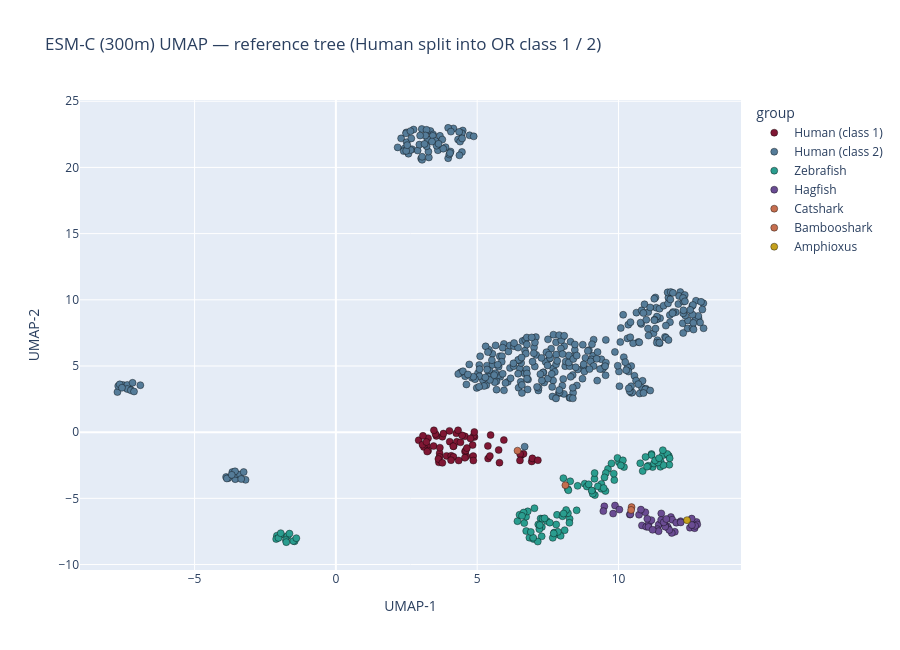

The notebook cell saved with this chart:
### Markdown cell above
### interactive (plotly)

### Code cell
import plotly.express as px

fig = px.scatter(
    plot_df, x="UMAP-1", y="UMAP-2", color="group",
    category_orders={"group": group_order}, color_discrete_map=GROUP_COLORS,
    hover_name="uniprot",
    hover_data={"species": True, "group": True, "L": True,
                "UMAP-1": ":.2f", "UMAP-2": ":.2f"},
    title="ESM-C (300m) UMAP — reference tree (Human split into OR class 1 / 2)",
    width=900, height=650,
)
fig.update_traces(marker=dict(size=7, line=dict(width=0.4, color="black")))
fig.update_layout(legend_title_text="group")
html_path = FIG_DIR / "reftree_esmc300m_umap_byclass.html"
fig.write_html(str(html_path)); print("saved:", html_path)
fig.show()

### Figure 1 — Plotly figure (JSON) as saved in the notebook; plotly's stock layout.template omitted (floating-point values rounded to 4 significant figures; data arrays with more than 128 entries replaced by an {"elided": "..."} marker saying what was removed)
{"data": [{"customdata": {"elided": "62x3 mixed values"}, "hovertemplate": "<b>%{hovertext}</b><br><br>group=%{customdata[1]}<br>UMAP-1=%{x:.2f}<br>UMAP-2=%{y:.2f}<br>species=%{customdata[0]}<br>L=%{customdata[2]}<extra></extra>", "hovertext": ["A0A3B3IT45", "A6NGY5", "A6NMU1", "P0C646", "P0C7T3", "Q6IF63", "Q6IFG1", "Q8NGF0", "Q8NGF1", "Q8NGF3", "Q8NGH5", "Q8NGH6", "Q8NGH7", "Q8NGH8", "Q8NGH9", "Q8NGI0", "Q8NGI1", "Q8NGI2", "Q8NGI3", "Q8NGJ2", "Q8NGJ3", "Q8NGJ4", "Q8NGJ5", "Q8NGJ6", "Q8NGJ7", "Q8NGJ8", "Q8NGJ9", "Q8NGK0", "Q8NGK1", "Q8NGK2", "Q8NGK3", "Q8NGK4", "Q8NGK5", "Q8NGK6", "Q8NH53", "Q8NH54", "Q8NH55", "Q8NH56", "Q8NH57", "Q8NH59", "Q8NH60", "Q8NH61", "Q8NH63", "Q8NH64", "Q8NH67", "Q8NH76", "Q8TCB6", "Q96RD2", "Q96RD3", "Q9H255", "Q9H2C5", "Q9H2C8", "Q9H339", "Q9H340", "Q9H341", "Q9H342", "Q9H343", "Q9H344", "Q9H346", "Q9UKL2", "Q9Y5P0", "Q9Y5P1"], "legendgroup": "Human (class 1)", "marker": {"color": "#7f1734", "line": {"color": "black", "width": 0.4}, "size": 7, "symbol": "circle"}, "mode": "markers", "name": "Human (class 1)", "orientation": "v", "showlegend": true, "type": "scatter", "x": [3.917, 4.62, 5.788, 3.26, 6.928, 5.474, 3.766, 4.028, 4.263, 4.838, 6.556, 4.903, 4.877, 6.952, 3.555, 3.224, 7.147, 3.112, 6.64, 2.929, 3.525, 3.468, 4.164, 3.671, 4.081, 5.943, 5.386, 4.277, 4.569, 3.457, 4.566, 4.465, 4.762, 5.377, 3.063, 6.518, 3.202, 3.679, 4.898, 4.595, 3.805, 4.158, 4.858, 3.666, 5.759, 6.513, 4.409, 4.018, 3.08, 4.154, 3.264, 3.644, 4.073, 4.565, 4.345, 5.449, 3.626, 4.635, 4.324, 3.23, 4.864, 3.768], "xaxis": "x", "y": [-1.795, -1.826, -2.304, -0.4544, -2.215, -0.2187, -0.346, -0.7175, -0.09015, -0.9741, -1.746, -0.3596, -0.2702, -1.977, -0.2811, -1.045, -2.121, -1.118, -1.638, -0.6093, -0.1431, 0.1401, -1.059, -1.589, -1.784, -0.5955, -1.993, -0.7339, -1.465, -1.052, -0.3153, -0.24, -0.4748, -1.038, -0.9429, -1.653, -0.7412, -1.172, 0.01289, -1.387, -0.1056, -1.866, -1.806, -1.875, -1.348, -2.133, -0.768, 0.09664, -0.275, -1.065, -1.397, -2.282, -2.121, -1.938, -2.141, -1.806, -2.024, -1.197, 0.1407, -1.466, -2.145, -2.32], "yaxis": "y"}, {"customdata": {"elided": "371x3 mixed values"}, "hovertemplate": "<b>%{hovertext}</b><br><br>group=%{customdata[1]}<br>UMAP-1=%{x:.2f}<br>UMAP-2=%{y:.2f}<br>species=%{customdata[0]}<br>L=%{customdata[2]}<extra></extra>", "hovertext": {"elided": "371 str values"}, "legendgroup": "Human (class 2)", "marker": {"color": "#557c99", "line": {"color": "black", "width": 0.4}, "size": 7, "symbol": "circle"}, "mode": "markers", "name": "Human (class 2)", "orientation": "v", "showlegend": true, "type": "scatter", "x": {"elided": "371 float values"}, "xaxis": "x", "y": {"elided": "371 float values"}, "yaxis": "y"}, {"customdata": {"elided": "103x3 mixed values"}, "hovertemplate": "<b>%{hovertext}</b><br><br>group=%{customdata[1]}<br>UMAP-1=%{x:.2f}<br>UMAP-2=%{y:.2f}<br>species=%{customdata[0]}<br>L=%{customdata[2]}<extra></extra>", "hovertext": ["A0A0R4IUN5", "A0A172MB69", "A0A1L1QZE2", "A0A1L1QZE3", "A0A8M2B4K9", "A0A8M2BH28", "A0A8M3AH26", "A0A8M6Z3Q9", "A0A8M9P7L0", "A0A8M9PFD9", "A0A8M9PS96", "A0A8M9PYC3", "E7FBP1", "E9QD99", "E9QFE0", "F1Q7C9", "I3ISJ9", "O42165", "O42169", "O42170", "O42171", "O42605", "Q08CP1", "Q2PR99", "Q2PRA0", "Q2PRA1", "Q2PRA2", "Q2PRA3", "Q2PRA4", "Q2PRA5", "Q2PRA6", "Q2PRA7", "Q2PRA8", "Q2PRA9", "Q2PRB3", "Q2PRB4", "Q2PRB5", "Q2PRB9", "Q2PRC0", "Q2PRC1", "Q2PRD5", "Q2PRD7", "Q2PRD8", "Q2PRD9", "Q2PRE0", "Q2PRE1", "Q2PRE2", "Q2PRE3", "Q2PRE4", "Q2PRE5", "Q2PRF0", "Q2PRF3", "Q2PRF4", "Q2PRF5", "Q2PRF6", "Q2PRF7", "Q2PRF8", "Q2PRF9", "Q2PRG0", "Q2PRG1", "Q2PRG2", "Q2PRG3", "Q2PRG4", "Q2PRG5", "Q2PRG6", "Q2PRH7", "Q2PRH8", "Q2PRI0", "Q2PRI1", "Q2PRI3", "Q2PRJ4", "Q2PRJ9", "Q2PRK0", "Q2PRK1", "Q2PRK3", "Q2PRK4", "Q2PRK5", "Q2PRK6", "Q2PRK8", "Q2PRK9", "Q2PRL0", "Q2PRL1", "Q2PRL2", "Q2PRL3", "Q2PRL4", "Q2PRL5", "Q2PRL6", "Q2PRL7", "Q2PRL8", "Q2PRL9", "Q2PRM1", "Q2PRM3", "Q2PRM4", "Q2PRM5", "Q32PQ4", "Q90426", "Q90428", "Q9DFC7", "Q9I8Y8", "Q9I8Z0", "Q9I8Z5", "Q9PRJ2", "Q9PSU4"], "legendgroup": "Zebrafish", "marker": {"color": "#2A9D8F", "line": {"color": "black", "width": 0.4}, "size": 7, "symbol": "circle"}, "mode": "markers", "name": "Zebrafish", "orientation": "v", "showlegend": true, "type": "scatter", "x": [7.243, 8.554, -1.944, 7.824, 11.17, 11.5, 6.846, 8.271, 8.206, 11.21, 10.86, 11.48, -2.087, -2.113, -1.713, 8.05, 8.211, 9.627, 11.17, 11.78, 11.57, 11.73, 6.665, 8.263, 7.854, 7.953, 7.725, 8.094, 7.673, 7.854, 7.708, 8.019, 8.146, 8.056, 9.551, 9.503, 9.149, 9.154, 10.02, 10.19, 6.424, 6.73, 6.498, 6.787, 7.026, 6.641, 6.586, 8.804, 8.226, 8.291, 6.733, 7.282, 6.987, 7.143, 7.31, 7.465, 7.796, 7.569, 7.288, 7.382, 7.199, 7.16, 7.214, 6.981, 6.897, -1.462, -1.508, -1.769, -2.032, -1.4, 11.8, 11.59, 11.05, 11.26, 11.39, 11.3, 11.43, 9.395, 9.394, 9.539, 9.069, 9.164, 9.087, 8.879, 9.27, 9.473, 8.947, 9.964, 9.75, 10.16, 8.519, 11.01, 10.77, 9.054, 11.81, -1.952, -1.642, -1.755, 9.851, 10.96, 9.831, 10.08, 11.57], "xaxis": "x", "y": [-6.526, -4.057, -7.741, -6.246, -1.651, -2.228, -7.97, -6.543, -4.299, -2.636, -2.939, -2.616, -7.822, -8.074, -7.84, -3.476, -6.126, -2.775, -1.731, -1.789, -1.738, -1.649, -6.871, -6.849, -7.708, -7.832, -7.583, -7.406, -7.982, -7.53, -7.648, -6.348, -5.883, -6.15, -3.094, -3.416, -3.522, -3.091, -2.281, -2.636, -6.724, -6.381, -6.242, -5.984, -5.746, -6.073, -6.323, -3.893, -4.387, -3.71, -7.468, -7.871, -8.071, -8.264, -6.552, -6.714, -6.979, -6.836, -7.164, -6.507, -7.327, -6.972, -7.018, -7.97, -7.542, -8.246, -8.223, -8.157, -7.99, -8.008, -2.465, -2.496, -2.54, -2.37, -2.287, -2.136, -1.966, -3.915, -4.284, -4.447, -4.45, -4.756, -4.651, -4.104, -4.095, -4.224, -3.94, -1.944, -2.362, -2.128, -5.905, -2.608, -2.349, -4.412, -1.974, -7.632, -7.664, -8.308, -3.619, -1.871, -3.134, -2.515, -1.364], "yaxis": "y"}, {"customdata": {"elided": "43x3 mixed values"}, "hovertemplate": "<b>%{hovertext}</b><br><br>group=%{customdata[1]}<br>UMAP-1=%{x:.2f}<br>UMAP-2=%{y:.2f}<br>species=%{customdata[0]}<br>L=%{customdata[2]}<extra></extra>", "hovertext": ["A0A8C4N3S4", "A0A8C4N4A5", "A0A8C4N574", "A0A8C4N581", "A0A8C4N876", "A0A8C4N9C6", "A0A8C4N9J9", "A0A8C4NAE1", "A0A8C4NE06", "A0A8C4NG95", "A0A8C4NHB2", "A0A8C4NJL4", "A0A8C4NKZ8", "A0A8C4PYU2", "A0A8C4PZT2", "A0A8C4Q2F6", "A0A8C4Q2J0", "A0A8C4Q393", "A0A8C4Q534", "A0A8C4Q623", "A0A8C4QDL5", "A0A8C4QFS8", "A0A8C4QGK8", "A0A8C4QGQ6", "A0A8C4QH15", "A0A8C4QHX5", "A0A8C4QIC9", "A0A8C4QIS4", "A0A8C4QJS3", "A0A8C4QM61", "A0A8C4QMR8", "A0A8C4QMZ9", "A0A8C4QPH6", "A0A8C4QSZ3", "A0A8C4R023", "A0A8C4R0C9", "A0A8C4R5U0", "A0A8C4RER5", "A0A8C4WTC1", "A0A8C4WWA9", "A0A8C4WZC8", "A0A8C4WZW2", "A0A8C4X159"], "legendgroup": "Hagfish", "marker": {"color": "#6A4C93", "line": {"color": "black", "width": 0.4}, "size": 7, "symbol": "circle"}, "mode": "markers", "name": "Hagfish", "orientation": "v", "showlegend": true, "type": "scatter", "x": [10.4, 11.75, 11.99, 11.85, 10.83, 10.73, 9.809, 9.498, 11.51, 10.98, 11.07, 11.16, 11.02, 11.88, 11.72, 11.8, 12.76, 9.463, 11.42, 11.37, 9.876, 10.42, 11.65, 11.65, 12.53, 11.06, 12.69, 12.59, 10.03, 11.9, 12.79, 12.04, 11.42, 12.2, 11.21, 10.95, 10.79, 12.2, 11.51, 11.6, 12.71, 12.6, 11.69], "xaxis": "x", "y": [-6.226, -7.213, -7.527, -6.411, -7.047, -6.238, -6.151, -5.604, -6.139, -7.144, -6.88, -6.646, -6.544, -7.615, -7.093, -7.388, -6.79, -5.964, -6.985, -7.326, -5.541, -6.205, -7.054, -7.141, -7.22, -7.16, -7.252, -6.529, -5.85, -6.616, -6.979, -6.841, -7.48, -6.726, -7.378, -6.051, -5.852, -6.817, -6.634, -6.813, -7.078, -7.019, -6.563], "yaxis": "y"}, {"customdata": [["Catshark", "Catshark", 381], ["Catshark", "Catshark", 339]], "hovertemplate": "<b>%{hovertext}</b><br><br>group=%{customdata[1]}<br>UMAP-1=%{x:.2f}<br>UMAP-2=%{y:.2f}<br>species=%{customdata[0]}<br>L=%{customdata[2]}<extra></extra>", "hovertext": ["A0A401NGY3", "A0A401PQX7"], "legendgroup": "Catshark", "marker": {"color": "#C56E4F", "line": {"color": "black", "width": 0.4}, "size": 7, "symbol": "circle"}, "mode": "markers", "name": "Catshark", "orientation": "v", "showlegend": true, "type": "scatter", "x": [10.46, 10.45], "xaxis": "x", "y": [-5.663, -5.878], "yaxis": "y"}, {"customdata": [["Bambooshark", "Bambooshark", 314], ["Bambooshark", "Bambooshark", 325]], "hovertemplate": "<b>%{hovertext}</b><br><br>group=%{customdata[1]}<br>UMAP-1=%{x:.2f}<br>UMAP-2=%{y:.2f}<br>species=%{customdata[0]}<br>L=%{customdata[2]}<extra></extra>", "hovertext": ["A0A401T3Q8", "A0A401T3V3"], "legendgroup": "Bambooshark", "marker": {"color": "#C56E4F", "line": {"color": "black", "width": 0.4}, "size": 7, "symbol": "circle"}, "mode": "markers", "name": "Bambooshark", "orientation": "v", "showlegend": true, "type": "scatter", "x": [8.12, 6.426], "xaxis": "x", "y": [-4.005, -1.397], "yaxis": "y"}, {"customdata": [["Amphioxus", "Amphioxus", 248]], "hovertemplate": "<b>%{hovertext}</b><br><br>group=%{customdata[1]}<br>UMAP-1=%{x:.2f}<br>UMAP-2=%{y:.2f}<br>species=%{customdata[0]}<br>L=%{customdata[2]}<extra></extra>", "hovertext": ["A0A8J9ZM08"], "legendgroup": "Amphioxus", "marker": {"color": "#C4A01D", "line": {"color": "black", "width": 0.4}, "size": 7, "symbol": "circle"}, "mode": "markers", "name": "Amphioxus", "orientation": "v", "showlegend": true, "type": "scatter", "x": [12.43], "xaxis": "x", "y": [-6.646], "yaxis": "y"}], "layout": {"height": 650, "legend": {"title": {"text": "group"}, "tracegroupgap": 0}, "title": {"text": "ESM-C (300m) UMAP — reference tree (Human split into OR class 1 / 2)"}, "width": 900, "xaxis": {"anchor": "y", "domain": [0, 1], "title": {"text": "UMAP-1"}}, "yaxis": {"anchor": "x", "domain": [0, 1], "title": {"text": "UMAP-2"}}}}
